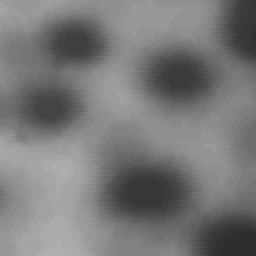
%> input picture experiment_6/I1.tif, 128 x 128 px (shown 2 times larger)
$ octave demo.m   (GNU Octave 9; MATLAB toolbox functions it lacks are replaced by stand-ins)
%> lines starting %> are read from the running program, lines starting %| are printed output that depends on the picture
%%
%分水岭算法图像分割
clc;clear;
image1 = (double(imread('I1.tif'))) / 255;
%> image1: size 128x128 double; min 0.0157, max 0.471, mean 0.279
l1 = watershed(image1);
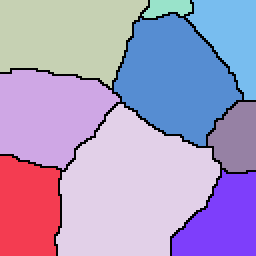
%> l1: size 128x128 uint8 (shown 2 times larger); 10 distinct labels, from 0 to 9; one colour per label, 0 black
wr1 = l1 == 0;
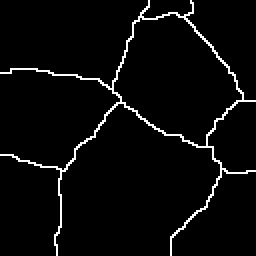
%> wr1: size 128x128 logical (shown 2 times larger); 3.8% white in thin lines or dots
imageSegmentation1 = image1;
imageSegmentation1(wr1) = 1;
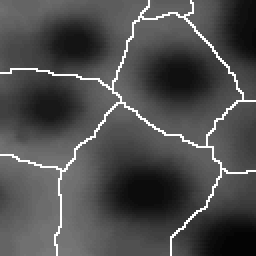
%> imageSegmentation1: size 128x128 double (shown 2 times larger); min 0.0157, max 1, mean 0.303
figure(1);
subplot(1, 3, 1);imshow(image1, []);
subplot(1, 3, 2);imshow(l1, []);
subplot(1, 3, 3);imshow(imageSegmentation1, []);

image2 = (double(imread('I2.tif'))) / 255;
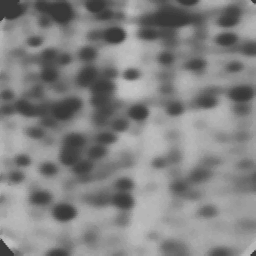
%> input picture experiment_6/I2.tif, 256 x 256 px
%> image2: size 256x256 double; min 0.224, max 0.78, mean 0.51
l2 = watershed(image2);
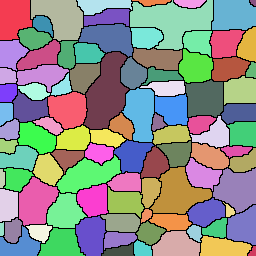
%> l2: size 256x256 uint8; 99 distinct labels, from 0 to 98; one colour per label, 0 black
wr2 = l2 == 0;
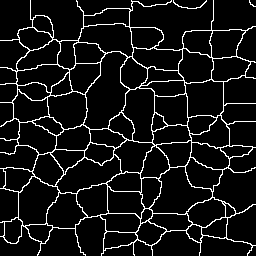
%> wr2: size 256x256 logical; 8.3% white in thin lines or dots
imageSegmentation2 = image2;
imageSegmentation2(wr2) = 1;
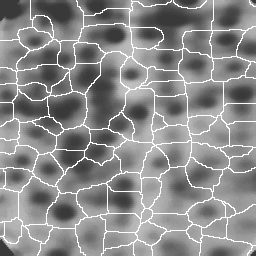
%> imageSegmentation2: size 256x256 double; min 0.224, max 1, mean 0.544
figure(2);
subplot(1, 3, 1);imshow(image2, []);
subplot(1, 3, 2);imshow(l2, []);
subplot(1, 3, 3);imshow(imageSegmentation2, []);


%%
%区域生长法图像分割
%> (the run ends here)
